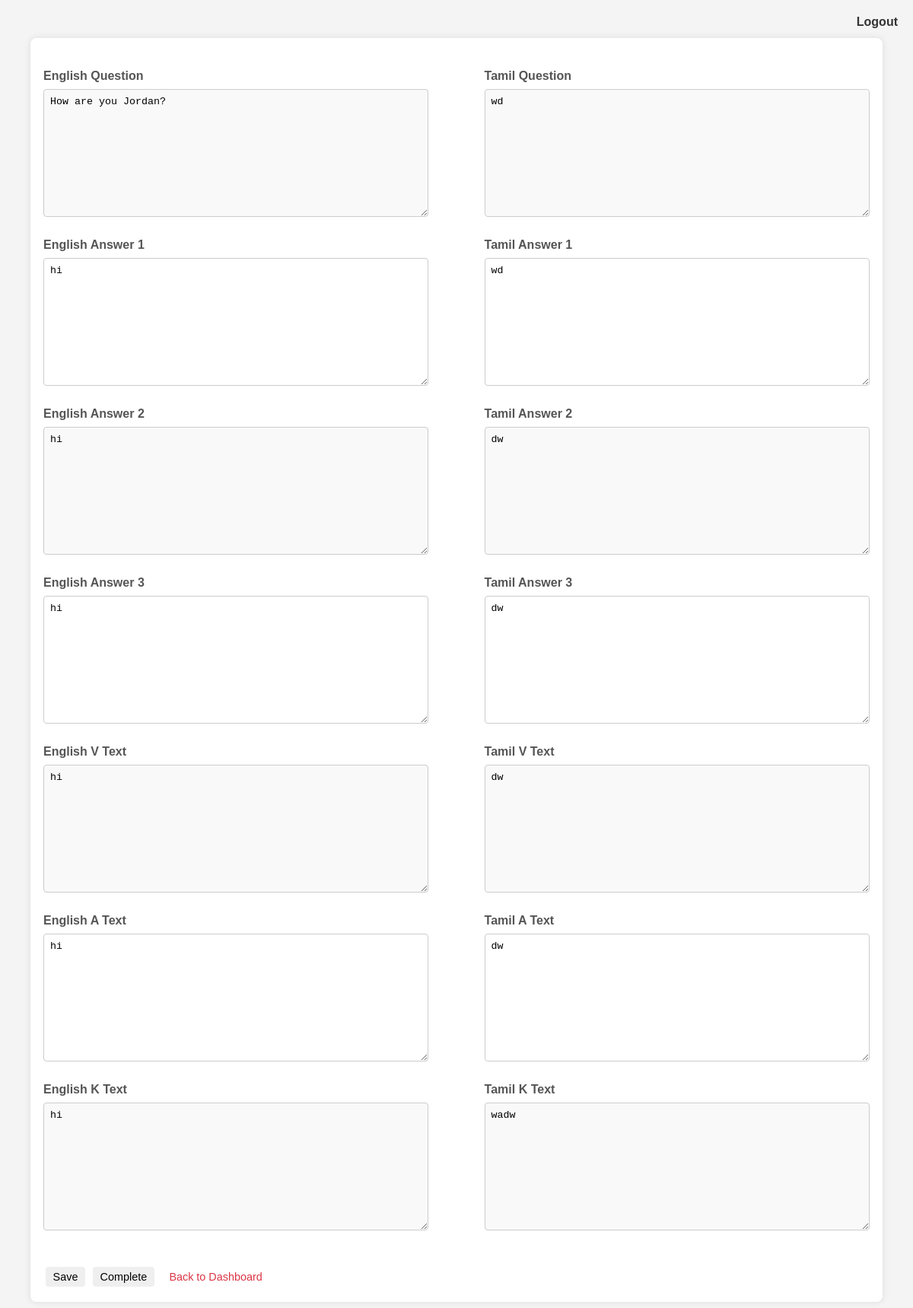
/tamil_edit/1/, run on the app's committed database.
### dashboard/models.py (models this page shows, shortened)
class Question(models.Model):
    question_id = models.CharField(max_length=20, unique=True, blank=True, null=True)
    answer_index = models.IntegerField()
    area = models.CharField(max_length=100)
    image_in_question = models.BooleanField(default=False)
    q_image_description = models.TextField(blank=True, null=True)
    image_in_answers = models.BooleanField(default=False)
    english_question = models.TextField()
    english_answer1 = models.TextField()
    english_answer2 = models.TextField()
    english_answer3 = models.TextField()
    description_of_answer_image1 = models.TextField(blank=True, null=True)
    description_of_answer_image2 = models.TextField(blank=True, null=True)
    description_of_answer_image3 = models.TextField(blank=True, null=True)
    v_text = models.TextField()
    v_image_steps = models.TextField()
    a_text = models.TextField()
    k_text = models.TextField()
    sinhala_question = models.TextField(blank=True, null=True)
    sinhala_answer1 = models.TextField(blank=True, null=True)
    sinhala_answer2 = models.TextField(blank=True, null=True)
    sinhala_answer3 = models.TextField(blank=True, null=True)
    sinhala_v_text = models.TextField(blank=True, null=True)
    sinhala_a_text = models.TextField(blank=True, null=True)
    sinhala_k_text = models.TextField(blank=True, null=True)
    tamil_question = models.TextField(blank=True, null=True)
    tamil_answer1 = models.TextField(blank=True, null=True)
    tamil_answer2 = models.TextField(blank=True, null=True)
    tamil_answer3 = models.TextField(blank=True, null=True)
    tamil_v_text = models.TextField(blank=True, null=True)
    tamil_a_text = models.TextField(blank=True, null=True)
    tamil_k_text = models.TextField(blank=True, null=True)
    question_image_illustration = models.ImageField(upload_to='illustrations/', blank=True, null=True)
    answer1_image_illustration = models.ImageField(upload_to='illustrations/', blank=True, null=True)
    answer2_image_illustration = models.ImageField(upload_to='illustrations/', blank=True, null=True)
    answer3_image_illustration = models.ImageField(upload_to='illustrations/', blank=True, null=True)
    visual_instructions_illustration = models.ImageField(upload_to='illustrations/', blank=True, null=True)
    sinhala_status = models.CharField(max_length=20, choices=[
        ('incomplete', 'Incomplete'),
        ('complete', 'Complete'),
        ('approved', 'Approved')
    ], default='incomplete')
    tamil_status = models.CharField(max_length=20, choices=[
        ('incomplete', 'Incomplete'),
        ('complete', 'Complete'),
        ('approved', 'Approved')
    ], default='incomplete')
    illustrator_status = models.CharField(max_length=20, choices=[
        ('incomplete', 'Incomplete'),
        ('complete', 'Complete'),
        ('approved', 'Approved')
    ], default='incomplete')
    proofreader_status = models.CharField(max_length=20, choices=[
        ('incomplete', 'Incomplete'),
        ('complete', 'Complete'),
        ('approved', 'Approved'),
        ('pending', 'Pending')
    ], default='incomplete')

### dashboard/views.py (the view, shortened to what this page needs)
# urls.py: path('tamil_edit/<int:question_id>/', views.tamil_editing_interface, name='tamil_editing_interface'),
def tamil_editing_interface(request, question_id):
    question = get_object_or_404(Question, pk=question_id)
    return render(request, 'dashboard/tamil_editing_interface.html', {'question': question})

### dashboard/templates/dashboard/tamil_editing_interface.html (shortened to what this page needs)
<!DOCTYPE html>
<html lang="en">
<head>
    {% load static %}
    <link rel="stylesheet" href="{% static 'dashboard/css/sinhala_editing_interface.css' %}">
</head>
<body>
    <a href="{% url 'logout' %}" class="logout">Logout</a>
    <div class="container">
        <form id="editingForm" action="{% url 'tamil_editing_interface' question.id %}" method="post">
            <div class="row">
                <div class="column">
                    <div class="form-group">
                        <label for="english_question">English Question</label>
                        <textarea id="english_question" readonly>{{ question.english_question }}</textarea>
                    </div>
                    <div class="form-group">
                        <label for="english_answer1">English Answer 1</label>
                        <textarea id="english_answer1" readonly>{{ question.english_answer1 }}</textarea>
                    </div>
                    <div class="form-group">
                        <label for="english_answer2">English Answer 2</label>
                        <textarea id="english_answer2" readonly>{{ question.english_answer2 }}</textarea>
                    </div>
                    <div class="form-group">
                        <label for="english_answer3">English Answer 3</label>
                        <textarea id="english_answer3" readonly>{{ question.english_answer3 }}</textarea>
                    </div>
                    <div class="form-group">
                        <label for="v_text">English V Text</label>
                        <textarea id="v_text" readonly>{{ question.v_text }}</textarea>
                    </div>
                    <div class="form-group">
                        <label for="a_text">English A Text</label>
                        <textarea id="a_text" readonly>{{ question.a_text }}</textarea>
                    </div>
                    <div class="form-group">
                        <label for="k_text">English K Text</label>
                        <textarea id="k_text" readonly>{{ question.k_text }}</textarea>
                    </div>
                </div>
                <div class="column">
                    <div class="form-group">
                        <label for="tamil_question">Tamil Question</label>
                        <textarea id="tamil_question" name="tamil_question">{{ question.tamil_question }}</textarea>
                    </div>
                    <div class="form-group">
                        <label for="tamil_answer1">Tamil Answer 1</label>
                        <textarea id="tamil_answer1" name="tamil_answer1">{{ question.tamil_answer1 }}</textarea>
                    </div>
                    <div class="form-group">
                        <label for="tamil_answer2">Tamil Answer 2</label>
                        <textarea id="tamil_answer2" name="tamil_answer2">{{ question.tamil_answer2 }}</textarea>
                    </div>
                    <div class="form-group">
                        <label for="tamil_answer3">Tamil Answer 3</label>
                        <textarea id="tamil_answer3" name="tamil_answer3">{{ question.tamil_answer3 }}</textarea>
                    </div>
                    <div class="form-group">
                        <label for="tamil_v_text">Tamil V Text</label>
                        <textarea id="tamil_v_text" name="tamil_v_text">{{ question.tamil_v_text }}</textarea>
                    </div>
                    <div class="form-group">
                        <label for="tamil_a_text">Tamil A Text</label>
                        <textarea id="tamil_a_text" name="tamil_a_text">{{ question.tamil_a_text }}</textarea>
                    </div>
                    <div class="form-group">
                        <label for="tamil_k_text">Tamil K Text</label>
                        <textarea id="tamil_k_text" name="tamil_k_text">{{ question.tamil_k_text }}</textarea>
                    </div>
                </div>
            </div>
            <div class="button-container">
                <button type="submit" name="action" value="save" class="button">Save</button>
                <button type="submit" name="action" value="complete" id="completeButton" class="button complete-button" disabled>Complete</button>
                <a href="{% url 'tamil_translator_dashboard' %}" class="button back-button">Back to Dashboard</a>
            </div>
        </form>
    </div>
</body>
</html>

### MSQ_generator/static/dashboard/css/sinhala_editing_interface.css (style rules this page uses)
body { font-family: Arial, sans-serif; background-color: #f4f4f4; margin: 0; padding: 0; display: flex; flex-direction: column; min-height: 100vh; }
.container { width: 90%; max-width: 1200px; margin: 50px auto; padding: 20px; padding-left: 20px; padding-right: 20px; background-color: #fff; box-shadow: 0 0 10px rgba(0, 0, 0, 0.1); border-radius: 8px; }
.logout { position: absolute; top: 20px; right: 20px; text-decoration: none; color: #333; font-weight: bold; }
.row { display: flex; justify-content: space-between; margin-top: 20px; }
.column { flex: 0 0 48%; margin-left: -18px; }
.form-group { margin-bottom: 1.5rem; padding: 0 15px; }
.form-group label { display: block; margin-bottom: 0.5rem; color: #555; font-weight: bold; }
.form-group textarea { width: 100%; padding: 0.5rem; border: 1px solid #ccc; border-radius: 4px; height: 150px; resize: vertical; }
.form-group:nth-child(odd) textarea { background-color: #f9f9f9; }
.form-group:nth-child(even) textarea { background-color: #ffffff; }
.button-container { display: flex; justify-content: flex-start; margin-top: 20px; }
.button-container button, .button-container .button { padding: 0.3rem 0.6rem; border: none; border-radius: 4px; font-size: 0.9rem; cursor: pointer; transition: background-color 0.3s; margin-right: 10px; }
.button-container .back-button { background-color: #fff; color: #dc3545; text-decoration: none; }

### data on the page
Question: english_question "How are you Jordan?", english_answer1 "hi", english_answer2 "hi", english_answer3 "hi", v_text "hi", a_text "hi", k_text "hi", tamil_question "wd", tamil_answer1 "wd", tamil_answer2 "dw", tamil_answer3 "dw", tamil_v_text "dw", tamil_a_text "dw", tamil_k_text "wadw"
